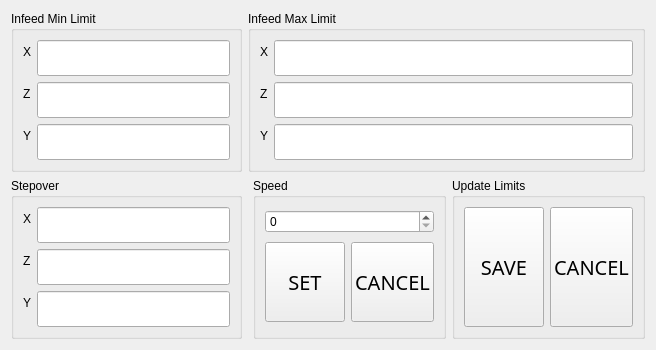
      <widget class="QWidget" name="tab_4">
       <attribute name="title">
        <string>Infeed</string>
       </attribute>
       <layout class="QGridLayout" name="gridLayout_5">
        <item row="0" column="0">
         <widget class="QGroupBox" name="groupBox_6">
          <property name="autoFillBackground">
           <bool>false</bool>
          </property>
          <property name="title">
           <string>Infeed Min Limit</string>
          </property>
          <layout class="QFormLayout" name="formLayout_6">
           <property name="fieldGrowthPolicy">
            <enum>QFormLayout::AllNonFixedFieldsGrow</enum>
           </property>
           <item row="0" column="0">
            <widget class="QLabel" name="label_18">
             <property name="toolTip">
              <string>AKA Table Left and Right</string>
             </property>
             <property name="text">
              <string>X</string>
             </property>
            </widget>
           </item>
           <item row="0" column="1">
            <widget class="QLineEdit" name="infeed_limit_min_x">
             <property name="font">
              <font>
               <family>Sans</family>
               <pointsize>15</pointsize>
               <weight>50</weight>
               <italic>false</italic>
               <bold>false</bold>
              </font>
             </property>
             <property name="text">
              <string/>
             </property>
             <property name="echoMode">
              <enum>QLineEdit::Password</enum>
             </property>
            </widget>
           </item>
           <item row="1" column="0">
            <widget class="QLabel" name="label_19">
             <property name="toolTip">
              <string>AKA Table In and Out</string>
             </property>
             <property name="text">
              <string>Z</string>
             </property>
            </widget>
           </item>
           <item row="1" column="1">
            <widget class="QLineEdit" name="infeed_limit_min_z">
             <property name="sizePolicy">
              <sizepolicy hsizetype="Expanding" vsizetype="Fixed">
               <horstretch>0</horstretch>
               <verstretch>0</verstretch>
              </sizepolicy>
             </property>
             <property name="font">
              <font>
               <family>Sans</family>
               <pointsize>15</pointsize>
               <weight>50</weight>
               <italic>false</italic>
               <bold>false</bold>
              </font>
             </property>
             <property name="text">
              <string/>
             </property>
             <property name="echoMode">
              <enum>QLineEdit::Password</enum>
             </property>
            </widget>
           </item>
           <item row="2" column="0">
            <widget class="QLabel" name="label_20">
             <property name="toolTip">
              <string>AKA Spindle Up and Down</string>
             </property>
             <property name="text">
              <string>Y</string>
             </property>
            </widget>
           </item>
           <item row="2" column="1">
            <widget class="QLineEdit" name="infeed_limit_min_y">
             <property name="font">
              <font>
               <family>Sans</family>
               <pointsize>15</pointsize>
               <weight>50</weight>
               <italic>false</italic>
               <bold>false</bold>
              </font>
             </property>
             <property name="text">
              <string/>
             </property>
             <property name="echoMode">
              <enum>QLineEdit::Password</enum>
             </property>
            </widget>
           </item>
          </layout>
         </widget>
        </item>
        <item row="0" column="1">
         <widget class="QGroupBox" name="groupBox_7">
          <property name="autoFillBackground">
           <bool>false</bool>
          </property>
          <property name="title">
           <string>Infeed Max Limit</string>
          </property>
          <layout class="QFormLayout" name="formLayout_7">
           <property name="fieldGrowthPolicy">
            <enum>QFormLayout::AllNonFixedFieldsGrow</enum>
           </property>
           <item row="0" column="0">
            <widget class="QLabel" name="label_21">
             <property name="toolTip">
              <string>AKA Table Left and Right</string>
             </property>
             <property name="text">
              <string>X</string>
             </property>
            </widget>
           </item>
           <item row="0" column="1">
            <widget class="QLineEdit" name="infeed_limit_max_x">
             <property name="font">
              <font>
               <family>Sans</family>
               <pointsize>15</pointsize>
               <weight>50</weight>
               <italic>false</italic>
               <bold>false</bold>
              </font>
             </property>
             <property name="text">
              <string/>
             </property>
             <property name="echoMode">
              <enum>QLineEdit::Password</enum>
             </property>
            </widget>
           </item>
           <item row="1" column="0">
            <widget class="QLabel" name="label_22">
             <property name="toolTip">
              <string>AKA Table In and Out</string>
             </property>
             <property name="text">
              <string>Z</string>
             </property>
            </widget>
           </item>
           <item row="1" column="1">
            <widget class="QLineEdit" name="infeed_limit_max_z">
             <property name="sizePolicy">
              <sizepolicy hsizetype="Expanding" vsizetype="Fixed">
               <horstretch>0</horstretch>
               <verstretch>0</verstretch>
              </sizepolicy>
             </property>
             <property name="font">
              <font>
               <family>Sans</family>
               <pointsize>15</pointsize>
               <weight>50</weight>
               <italic>false</italic>
               <bold>false</bold>
              </font>
             </property>
             <property name="text">
              <string/>
             </property>
             <property name="echoMode">
              <enum>QLineEdit::Password</enum>
             </property>
            </widget>
           </item>
           <item row="2" column="0">
            <widget class="QLabel" name="label_23">
             <property name="toolTip">
              <string>AKA Spindle Up and Down</string>
             </property>
             <property name="text">
              <string>Y</string>
             </property>
            </widget>
           </item>
           <item row="2" column="1">
            <widget class="QLineEdit" name="infeed_limit_max_y">
             <property name="font">
              <font>
               <family>Sans</family>
               <pointsize>15</pointsize>
               <weight>50</weight>
               <italic>false</italic>
               <bold>false</bold>
              </font>
             </property>
             <property name="text">
              <string/>
             </property>
             <property name="echoMode">
              <enum>QLineEdit::Password</enum>
             </property>
            </widget>
           </item>
          </layout>
         </widget>
        </item>
        <item row="1" column="0">
         <widget class="QGroupBox" name="groupBox_5">
          <property name="autoFillBackground">
           <bool>false</bool>
          </property>
          <property name="title">
           <string>Stepover</string>
          </property>
          <layout class="QFormLayout" name="formLayout_4">
           <item row="0" column="0">
            <widget class="QLabel" name="label_15">
             <property name="toolTip">
              <string>AKA Table Left and Right</string>
             </property>
             <property name="text">
              <string>X</string>
             </property>
            </widget>
           </item>
           <item row="0" column="1">
            <widget class="QLineEdit" name="stepover_x">
             <property name="font">
              <font>
               <family>Sans</family>
               <pointsize>15</pointsize>
               <weight>50</weight>
               <italic>false</italic>
               <bold>false</bold>
              </font>
             </property>
             <property name="text">
              <string/>
             </property>
             <property name="echoMode">
              <enum>QLineEdit::Password</enum>
             </property>
            </widget>
           </item>
           <item row="1" column="0">
            <widget class="QLabel" name="label_16">
             <property name="toolTip">
              <string>AKA Table In and Out</string>
             </property>
             <property name="text">
              <string>Z</string>
             </property>
            </widget>
           </item>
           <item row="1" column="1">
            <widget class="QLineEdit" name="stepover_z">
             <property name="sizePolicy">
              <sizepolicy hsizetype="Expanding" vsizetype="Fixed">
               <horstretch>0</horstretch>
               <verstretch>0</verstretch>
              </sizepolicy>
             </property>
             <property name="font">
              <font>
               <family>Sans</family>
               <pointsize>15</pointsize>
               <weight>50</weight>
               <italic>false</italic>
               <bold>false</bold>
              </font>
             </property>
             <property name="text">
              <string/>
             </property>
             <property name="echoMode">
              <enum>QLineEdit::Password</enum>
             </property>
            </widget>
           </item>
           <item row="2" column="0">
            <widget class="QLabel" name="label_17">
             <property name="toolTip">
              <string>AKA Spindle Up and Down</string>
             </property>
             <property name="text">
              <string>Y</string>
             </property>
            </widget>
           </item>
           <item row="2" column="1">
            <widget class="QLineEdit" name="stepover_y">
             <property name="font">
              <font>
               <family>Sans</family>
               <pointsize>15</pointsize>
               <weight>50</weight>
               <italic>false</italic>
               <bold>false</bold>
              </font>
             </property>
             <property name="text">
              <string/>
             </property>
             <property name="echoMode">
              <enum>QLineEdit::Password</enum>
             </property>
            </widget>
           </item>
          </layout>
         </widget>
        </item>
        <item row="1" column="1">
         <layout class="QHBoxLayout" name="horizontalLayout_7">
          <property name="leftMargin">
           <number>5</number>
          </property>
          <item>
           <widget class="QGroupBox" name="groupBox_10">
            <property name="title">
             <string>Speed</string>
            </property>
            <layout class="QVBoxLayout" name="verticalLayout_4">
             <item>
              <widget class="QSpinBox" name="infeed_speed"/>
             </item>
             <item>
              <layout class="QHBoxLayout" name="horizontalLayout_8">
               <item>
                <widget class="QPushButton" name="save_infeed_speed">
                 <property name="sizePolicy">
                  <sizepolicy hsizetype="Minimum" vsizetype="Minimum">
                   <horstretch>0</horstretch>
                   <verstretch>0</verstretch>
                  </sizepolicy>
                 </property>
                 <property name="maximumSize">
                  <size>
                   <width>166</width>
                   <height>80</height>
                  </size>
                 </property>
                 <property name="font">
                  <font>
                   <family>Sans</family>
                   <pointsize>15</pointsize>
                   <weight>50</weight>
                   <italic>false</italic>
                   <bold>false</bold>
                  </font>
                 </property>
                 <property name="text">
                  <string>SET</string>
                 </property>
                 <property name="checkable">
                  <bool>true</bool>
                 </property>
                </widget>
               </item>
               <item>
                <widget class="QPushButton" name="cancel_edit_infeed_speed">
                 <property name="sizePolicy">
                  <sizepolicy hsizetype="Minimum" vsizetype="Minimum">
                   <horstretch>0</horstretch>
                   <verstretch>0</verstretch>
                  </sizepolicy>
                 </property>
                 <property name="maximumSize">
                  <size>
                   <width>120</width>
                   <height>80</height>
                  </size>
                 </property>
                 <property name="font">
                  <font>
                   <family>Sans</family>
                   <pointsize>15</pointsize>
                   <weight>50</weight>
                   <italic>false</italic>
                   <bold>false</bold>
                  </font>
                 </property>
                 <property name="text">
                  <string>CANCEL</string>
                 </property>
                 <property name="checkable">
                  <bool>true</bool>
                 </property>
                </widget>
               </item>
              </layout>
             </item>
            </layout>
           </widget>
          </item>
          <item>
           <widget class="QGroupBox" name="groupBox_8">
            <property name="title">
             <string>Update Limits</string>
            </property>
            <layout class="QHBoxLayout" name="horizontalLayout_5">
             <item>
              <widget class="QPushButton" name="save_infeed">
               <property name="sizePolicy">
                <sizepolicy hsizetype="Minimum" vsizetype="Minimum">
                 <horstretch>0</horstretch>
                 <verstretch>0</verstretch>
                </sizepolicy>
               </property>
               <property name="maximumSize">
                <size>
                 <width>120</width>
                 <height>120</height>
                </size>
               </property>
               <property name="font">
                <font>
                 <family>Sans</family>
                 <pointsize>15</pointsize>
                 <weight>50</weight>
                 <italic>false</italic>
                 <bold>false</bold>
                </font>
               </property>
               <property name="text">
                <string>SAVE</string>
               </property>
               <property name="checkable">
                <bool>true</bool>
               </property>
              </widget>
             </item>
             <item>
              <widget class="QPushButton" name="cancel_edit_infeed">
               <property name="sizePolicy">
                <sizepolicy hsizetype="Minimum" vsizetype="Minimum">
                 <horstretch>0</horstretch>
                 <verstretch>0</verstretch>
                </sizepolicy>
               </property>
               <property name="maximumSize">
                <size>
                 <width>120</width>
                 <height>120</height>
                </size>
               </property>
               <property name="font">
                <font>
                 <family>Sans</family>
                 <pointsize>15</pointsize>
                 <weight>50</weight>
                 <italic>false</italic>
                 <bold>false</bold>
                </font>
               </property>
               <property name="text">
                <string>CANCEL</string>
               </property>
               <property name="checkable">
                <bool>true</bool>
               </property>
              </widget>
             </item>
            </layout>
           </widget>
          </item>
         </layout>
        </item>
       </layout>
      </widget>
